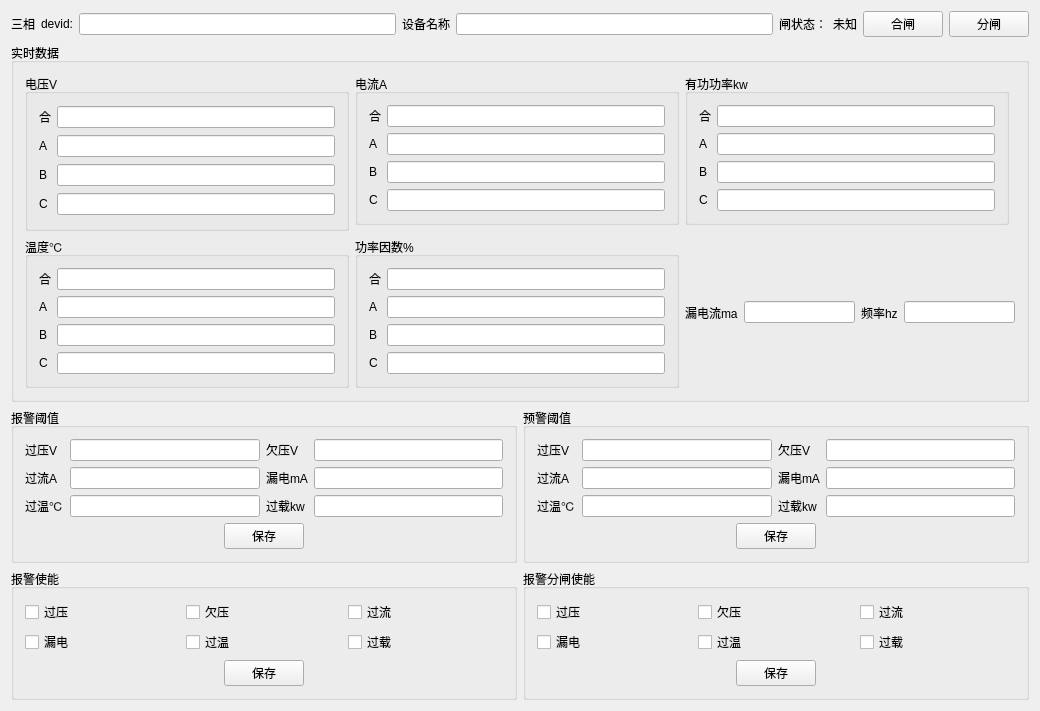
<?xml version="1.0" encoding="UTF-8"?>
<ui version="4.0">
 <class>QSanXiang</class>
 <widget class="QWidget" name="QSanXiang">
  <property name="geometry">
   <rect>
    <x>0</x>
    <y>0</y>
    <width>1040</width>
    <height>703</height>
   </rect>
  </property>
  <property name="windowTitle">
   <string>QSanXiang</string>
  </property>
  <layout class="QGridLayout" name="gridLayout_2">
   <item row="0" column="0" colspan="2">
    <layout class="QHBoxLayout" name="horizontalLayout_2">
     <item>
      <widget class="QLabel" name="label_10">
       <property name="text">
        <string>三相</string>
       </property>
      </widget>
     </item>
     <item>
      <widget class="QLabel" name="label_11">
       <property name="text">
        <string>devid:</string>
       </property>
      </widget>
     </item>
     <item>
      <widget class="QLineEdit" name="lineEdit_devid">
       <property name="readOnly">
        <bool>true</bool>
       </property>
      </widget>
     </item>
     <item>
      <widget class="QLabel" name="label_61">
       <property name="text">
        <string>设备名称</string>
       </property>
      </widget>
     </item>
     <item>
      <widget class="QLineEdit" name="lineEdit_name">
       <property name="readOnly">
        <bool>true</bool>
       </property>
      </widget>
     </item>
     <item>
      <widget class="QLabel" name="label_7">
       <property name="text">
        <string>闸状态：</string>
       </property>
      </widget>
     </item>
     <item>
      <widget class="QLabel" name="label_state">
       <property name="text">
        <string>未知</string>
       </property>
      </widget>
     </item>
     <item>
      <widget class="QPushButton" name="pushButton_swon">
       <property name="text">
        <string>合闸</string>
       </property>
      </widget>
     </item>
     <item>
      <widget class="QPushButton" name="pushButton_swoff">
       <property name="text">
        <string>分闸</string>
       </property>
      </widget>
     </item>
    </layout>
   </item>
   <item row="1" column="0" colspan="2">
    <widget class="QGroupBox" name="groupBox_16">
     <property name="title">
      <string>实时数据</string>
     </property>
     <layout class="QGridLayout" name="gridLayout">
      <item row="0" column="2">
       <widget class="QGroupBox" name="groupBox_21">
        <property name="title">
         <string>有功功率kw</string>
        </property>
        <layout class="QGridLayout" name="gridLayout_27">
         <item row="2" column="0">
          <widget class="QLabel" name="label_114">
           <property name="text">
            <string>B</string>
           </property>
          </widget>
         </item>
         <item row="2" column="1">
          <widget class="QLineEdit" name="lineEdit_pwrPb"/>
         </item>
         <item row="1" column="0">
          <widget class="QLabel" name="label_111">
           <property name="text">
            <string>A</string>
           </property>
          </widget>
         </item>
         <item row="3" column="0">
          <widget class="QLabel" name="label_133">
           <property name="text">
            <string>C</string>
           </property>
          </widget>
         </item>
         <item row="3" column="1">
          <widget class="QLineEdit" name="lineEdit_pwrPc"/>
         </item>
         <item row="1" column="1">
          <widget class="QLineEdit" name="lineEdit_pwrPa"/>
         </item>
         <item row="0" column="0">
          <widget class="QLabel" name="label_3">
           <property name="text">
            <string>合</string>
           </property>
          </widget>
         </item>
         <item row="0" column="1">
          <widget class="QLineEdit" name="lineEdit_pwrP"/>
         </item>
        </layout>
       </widget>
      </item>
      <item row="2" column="0">
       <widget class="QGroupBox" name="groupBox_23">
        <property name="title">
         <string>温度℃</string>
        </property>
        <layout class="QGridLayout" name="gridLayout_29">
         <item row="3" column="1">
          <widget class="QLineEdit" name="lineEdit_tmpb"/>
         </item>
         <item row="4" column="0">
          <widget class="QLabel" name="label_135">
           <property name="text">
            <string>C</string>
           </property>
          </widget>
         </item>
         <item row="3" column="0">
          <widget class="QLabel" name="label_118">
           <property name="text">
            <string>B</string>
           </property>
          </widget>
         </item>
         <item row="2" column="0">
          <widget class="QLabel" name="label_117">
           <property name="text">
            <string>A</string>
           </property>
          </widget>
         </item>
         <item row="2" column="1">
          <widget class="QLineEdit" name="lineEdit_tmpa">
           <property name="text">
            <string/>
           </property>
          </widget>
         </item>
         <item row="4" column="1">
          <widget class="QLineEdit" name="lineEdit_tmpc"/>
         </item>
         <item row="0" column="1">
          <widget class="QLineEdit" name="lineEdit_tmp"/>
         </item>
         <item row="0" column="0">
          <widget class="QLabel" name="label_5">
           <property name="text">
            <string>合</string>
           </property>
          </widget>
         </item>
        </layout>
       </widget>
      </item>
      <item row="0" column="1">
       <widget class="QGroupBox" name="groupBox_20">
        <property name="title">
         <string>电流A</string>
        </property>
        <layout class="QGridLayout" name="gridLayout_26">
         <item row="3" column="1">
          <widget class="QLineEdit" name="lineEdit_curlc"/>
         </item>
         <item row="1" column="1">
          <widget class="QLineEdit" name="lineEdit_curla"/>
         </item>
         <item row="2" column="0">
          <widget class="QLabel" name="label_113">
           <property name="text">
            <string>B</string>
           </property>
          </widget>
         </item>
         <item row="1" column="0">
          <widget class="QLabel" name="label_110">
           <property name="text">
            <string>A</string>
           </property>
          </widget>
         </item>
         <item row="3" column="0">
          <widget class="QLabel" name="label_132">
           <property name="text">
            <string>C</string>
           </property>
          </widget>
         </item>
         <item row="2" column="1">
          <widget class="QLineEdit" name="lineEdit_curlb"/>
         </item>
         <item row="0" column="0">
          <widget class="QLabel" name="label_2">
           <property name="text">
            <string>合</string>
           </property>
          </widget>
         </item>
         <item row="0" column="1">
          <widget class="QLineEdit" name="lineEdit_curl"/>
         </item>
        </layout>
       </widget>
      </item>
      <item row="0" column="0" rowspan="2">
       <widget class="QGroupBox" name="groupBox_19">
        <property name="title">
         <string>电压V</string>
        </property>
        <layout class="QGridLayout" name="gridLayout_22">
         <item row="1" column="2">
          <widget class="QLineEdit" name="lineEdit_vola"/>
         </item>
         <item row="1" column="0">
          <widget class="QLabel" name="label_109">
           <property name="text">
            <string>A</string>
           </property>
          </widget>
         </item>
         <item row="2" column="0">
          <widget class="QLabel" name="label_112">
           <property name="text">
            <string>B</string>
           </property>
          </widget>
         </item>
         <item row="3" column="2">
          <widget class="QLineEdit" name="lineEdit_volc"/>
         </item>
         <item row="3" column="0">
          <widget class="QLabel" name="label_131">
           <property name="text">
            <string>C</string>
           </property>
          </widget>
         </item>
         <item row="2" column="2">
          <widget class="QLineEdit" name="lineEdit_volb"/>
         </item>
         <item row="0" column="0">
          <widget class="QLabel" name="label">
           <property name="text">
            <string>合</string>
           </property>
          </widget>
         </item>
         <item row="0" column="2">
          <widget class="QLineEdit" name="lineEdit_vol"/>
         </item>
        </layout>
       </widget>
      </item>
      <item row="2" column="2" colspan="2">
       <layout class="QHBoxLayout" name="horizontalLayout_25">
        <item>
         <widget class="QLabel" name="label_50">
          <property name="text">
           <string>漏电流ma</string>
          </property>
         </widget>
        </item>
        <item>
         <widget class="QLineEdit" name="lineEdit_leak">
          <property name="text">
           <string/>
          </property>
         </widget>
        </item>
        <item>
         <widget class="QLabel" name="label_8">
          <property name="text">
           <string>频率hz</string>
          </property>
         </widget>
        </item>
        <item>
         <widget class="QLineEdit" name="lineEdit_freq"/>
        </item>
       </layout>
      </item>
      <item row="2" column="1">
       <widget class="QGroupBox" name="groupBox_22">
        <property name="title">
         <string>功率因数%</string>
        </property>
        <layout class="QGridLayout" name="gridLayout_28">
         <item row="4" column="0">
          <widget class="QLabel" name="label_115">
           <property name="text">
            <string>A</string>
           </property>
          </widget>
         </item>
         <item row="5" column="1">
          <widget class="QLineEdit" name="lineEdit_pfb"/>
         </item>
         <item row="6" column="0">
          <widget class="QLabel" name="label_134">
           <property name="text">
            <string>C</string>
           </property>
          </widget>
         </item>
         <item row="6" column="1">
          <widget class="QLineEdit" name="lineEdit_pfc"/>
         </item>
         <item row="5" column="0">
          <widget class="QLabel" name="label_116">
           <property name="text">
            <string>B</string>
           </property>
          </widget>
         </item>
         <item row="4" column="1">
          <widget class="QLineEdit" name="lineEdit_pfa">
           <property name="text">
            <string/>
           </property>
          </widget>
         </item>
         <item row="1" column="1">
          <widget class="QLineEdit" name="lineEdit_pf"/>
         </item>
         <item row="1" column="0">
          <widget class="QLabel" name="label_4">
           <property name="text">
            <string>合</string>
           </property>
          </widget>
         </item>
        </layout>
       </widget>
      </item>
     </layout>
    </widget>
   </item>
   <item row="2" column="0">
    <widget class="QGroupBox" name="groupBox">
     <property name="title">
      <string>报警阈值</string>
     </property>
     <layout class="QVBoxLayout" name="verticalLayout_2">
      <item>
       <layout class="QGridLayout" name="gridLayout_3">
        <item row="0" column="0">
         <widget class="QLabel" name="label_12">
          <property name="text">
           <string>过压V</string>
          </property>
         </widget>
        </item>
        <item row="0" column="1">
         <widget class="QLineEdit" name="lineEdit_volAH"/>
        </item>
        <item row="0" column="2">
         <widget class="QLabel" name="label_13">
          <property name="text">
           <string>欠压V</string>
          </property>
         </widget>
        </item>
        <item row="0" column="3">
         <widget class="QLineEdit" name="lineEdit_volAL">
          <property name="text">
           <string/>
          </property>
         </widget>
        </item>
        <item row="1" column="0">
         <widget class="QLabel" name="label_14">
          <property name="text">
           <string>过流A</string>
          </property>
         </widget>
        </item>
        <item row="1" column="1">
         <widget class="QLineEdit" name="lineEdit_curAH"/>
        </item>
        <item row="1" column="2">
         <widget class="QLabel" name="label_15">
          <property name="text">
           <string>漏电mA</string>
          </property>
         </widget>
        </item>
        <item row="1" column="3">
         <widget class="QLineEdit" name="lineEdit_leakAH"/>
        </item>
        <item row="2" column="0">
         <widget class="QLabel" name="label_16">
          <property name="text">
           <string>过温℃</string>
          </property>
         </widget>
        </item>
        <item row="2" column="1">
         <widget class="QLineEdit" name="lineEdit_tmpAH"/>
        </item>
        <item row="2" column="2">
         <widget class="QLabel" name="label_17">
          <property name="text">
           <string>过载kw</string>
          </property>
         </widget>
        </item>
        <item row="2" column="3">
         <widget class="QLineEdit" name="lineEdit_pwrpAH"/>
        </item>
       </layout>
      </item>
      <item>
       <layout class="QHBoxLayout" name="horizontalLayout_3">
        <item>
         <spacer name="horizontalSpacer">
          <property name="orientation">
           <enum>Qt::Horizontal</enum>
          </property>
          <property name="sizeHint" stdset="0">
           <size>
            <width>40</width>
            <height>20</height>
           </size>
          </property>
         </spacer>
        </item>
        <item>
         <widget class="QPushButton" name="pushButton_savebaojing">
          <property name="text">
           <string>保存</string>
          </property>
         </widget>
        </item>
        <item>
         <spacer name="horizontalSpacer_2">
          <property name="orientation">
           <enum>Qt::Horizontal</enum>
          </property>
          <property name="sizeHint" stdset="0">
           <size>
            <width>40</width>
            <height>20</height>
           </size>
          </property>
         </spacer>
        </item>
       </layout>
      </item>
     </layout>
    </widget>
   </item>
   <item row="2" column="1">
    <widget class="QGroupBox" name="groupBox_2">
     <property name="title">
      <string>预警阈值</string>
     </property>
     <layout class="QVBoxLayout" name="verticalLayout_3">
      <item>
       <layout class="QGridLayout" name="gridLayout_4">
        <item row="0" column="0">
         <widget class="QLabel" name="label_18">
          <property name="text">
           <string>过压V</string>
          </property>
         </widget>
        </item>
        <item row="0" column="1">
         <widget class="QLineEdit" name="lineEdit_volWH"/>
        </item>
        <item row="0" column="2">
         <widget class="QLabel" name="label_19">
          <property name="text">
           <string>欠压V</string>
          </property>
         </widget>
        </item>
        <item row="0" column="3">
         <widget class="QLineEdit" name="lineEdit_volWL"/>
        </item>
        <item row="1" column="0">
         <widget class="QLabel" name="label_20">
          <property name="text">
           <string>过流A</string>
          </property>
         </widget>
        </item>
        <item row="1" column="1">
         <widget class="QLineEdit" name="lineEdit_curWH"/>
        </item>
        <item row="1" column="2">
         <widget class="QLabel" name="label_21">
          <property name="text">
           <string>漏电mA</string>
          </property>
         </widget>
        </item>
        <item row="1" column="3">
         <widget class="QLineEdit" name="lineEdit_leakWH"/>
        </item>
        <item row="2" column="0">
         <widget class="QLabel" name="label_22">
          <property name="text">
           <string>过温℃</string>
          </property>
         </widget>
        </item>
        <item row="2" column="1">
         <widget class="QLineEdit" name="lineEdit_tmpWH"/>
        </item>
        <item row="2" column="2">
         <widget class="QLabel" name="label_23">
          <property name="text">
           <string>过载kw</string>
          </property>
         </widget>
        </item>
        <item row="2" column="3">
         <widget class="QLineEdit" name="lineEdit_pwrpWH"/>
        </item>
       </layout>
      </item>
      <item>
       <layout class="QHBoxLayout" name="horizontalLayout_5">
        <item>
         <spacer name="horizontalSpacer_3">
          <property name="orientation">
           <enum>Qt::Horizontal</enum>
          </property>
          <property name="sizeHint" stdset="0">
           <size>
            <width>40</width>
            <height>20</height>
           </size>
          </property>
         </spacer>
        </item>
        <item>
         <widget class="QPushButton" name="pushButton_saveyujing">
          <property name="text">
           <string>保存</string>
          </property>
         </widget>
        </item>
        <item>
         <spacer name="horizontalSpacer_4">
          <property name="orientation">
           <enum>Qt::Horizontal</enum>
          </property>
          <property name="sizeHint" stdset="0">
           <size>
            <width>40</width>
            <height>20</height>
           </size>
          </property>
         </spacer>
        </item>
       </layout>
      </item>
     </layout>
    </widget>
   </item>
   <item row="3" column="0">
    <widget class="QGroupBox" name="groupBox_7">
     <property name="title">
      <string>报警使能</string>
     </property>
     <layout class="QVBoxLayout" name="verticalLayout_8">
      <item>
       <layout class="QGridLayout" name="gridLayout_10">
        <item row="0" column="0">
         <widget class="QCheckBox" name="checkBox_volAHEn">
          <property name="text">
           <string>过压</string>
          </property>
         </widget>
        </item>
        <item row="0" column="1">
         <widget class="QCheckBox" name="checkBox_volALEn">
          <property name="text">
           <string>欠压</string>
          </property>
         </widget>
        </item>
        <item row="0" column="2">
         <widget class="QCheckBox" name="checkBox_curAHEn">
          <property name="text">
           <string>过流</string>
          </property>
         </widget>
        </item>
        <item row="1" column="0">
         <widget class="QCheckBox" name="checkBox_leakAHEn">
          <property name="text">
           <string>漏电</string>
          </property>
         </widget>
        </item>
        <item row="1" column="1">
         <widget class="QCheckBox" name="checkBox_tmpAHEn">
          <property name="text">
           <string>过温</string>
          </property>
         </widget>
        </item>
        <item row="1" column="2">
         <widget class="QCheckBox" name="checkBox_pwrpAHEn">
          <property name="text">
           <string>过载</string>
          </property>
         </widget>
        </item>
       </layout>
      </item>
      <item>
       <layout class="QHBoxLayout" name="horizontalLayout_12">
        <item>
         <spacer name="horizontalSpacer_11">
          <property name="orientation">
           <enum>Qt::Horizontal</enum>
          </property>
          <property name="sizeHint" stdset="0">
           <size>
            <width>40</width>
            <height>20</height>
           </size>
          </property>
         </spacer>
        </item>
        <item>
         <widget class="QPushButton" name="pushButton_alarmen">
          <property name="text">
           <string>保存</string>
          </property>
         </widget>
        </item>
        <item>
         <spacer name="horizontalSpacer_12">
          <property name="orientation">
           <enum>Qt::Horizontal</enum>
          </property>
          <property name="sizeHint" stdset="0">
           <size>
            <width>40</width>
            <height>20</height>
           </size>
          </property>
         </spacer>
        </item>
       </layout>
      </item>
     </layout>
    </widget>
   </item>
   <item row="3" column="1">
    <widget class="QGroupBox" name="groupBox_3">
     <property name="title">
      <string>报警分闸使能</string>
     </property>
     <layout class="QVBoxLayout" name="verticalLayout_7">
      <item>
       <layout class="QGridLayout" name="gridLayout_5">
        <item row="0" column="0">
         <widget class="QCheckBox" name="checkBox_volAHSwEn">
          <property name="text">
           <string>过压</string>
          </property>
         </widget>
        </item>
        <item row="0" column="1">
         <widget class="QCheckBox" name="checkBox_volALSwEn">
          <property name="text">
           <string>欠压</string>
          </property>
         </widget>
        </item>
        <item row="1" column="0">
         <widget class="QCheckBox" name="checkBox_leakAHSwEn">
          <property name="text">
           <string>漏电</string>
          </property>
         </widget>
        </item>
        <item row="1" column="1">
         <widget class="QCheckBox" name="checkBox_tmpAHSwEn">
          <property name="text">
           <string>过温</string>
          </property>
         </widget>
        </item>
        <item row="0" column="2">
         <widget class="QCheckBox" name="checkBox_curAHSwEn">
          <property name="text">
           <string>过流</string>
          </property>
         </widget>
        </item>
        <item row="1" column="2">
         <widget class="QCheckBox" name="checkBox_pwrpAHSwEn">
          <property name="text">
           <string>过载</string>
          </property>
         </widget>
        </item>
       </layout>
      </item>
      <item>
       <layout class="QHBoxLayout" name="horizontalLayout_11">
        <item>
         <spacer name="horizontalSpacer_10">
          <property name="orientation">
           <enum>Qt::Horizontal</enum>
          </property>
          <property name="sizeHint" stdset="0">
           <size>
            <width>40</width>
            <height>20</height>
           </size>
          </property>
         </spacer>
        </item>
        <item>
         <widget class="QPushButton" name="pushButton_alarmswen">
          <property name="text">
           <string>保存</string>
          </property>
         </widget>
        </item>
        <item>
         <spacer name="horizontalSpacer_9">
          <property name="orientation">
           <enum>Qt::Horizontal</enum>
          </property>
          <property name="sizeHint" stdset="0">
           <size>
            <width>40</width>
            <height>20</height>
           </size>
          </property>
         </spacer>
        </item>
       </layout>
      </item>
     </layout>
    </widget>
   </item>
  </layout>
 </widget>
 <layoutdefault spacing="6" margin="11"/>
 <resources/>
 <connections/>
</ui>
